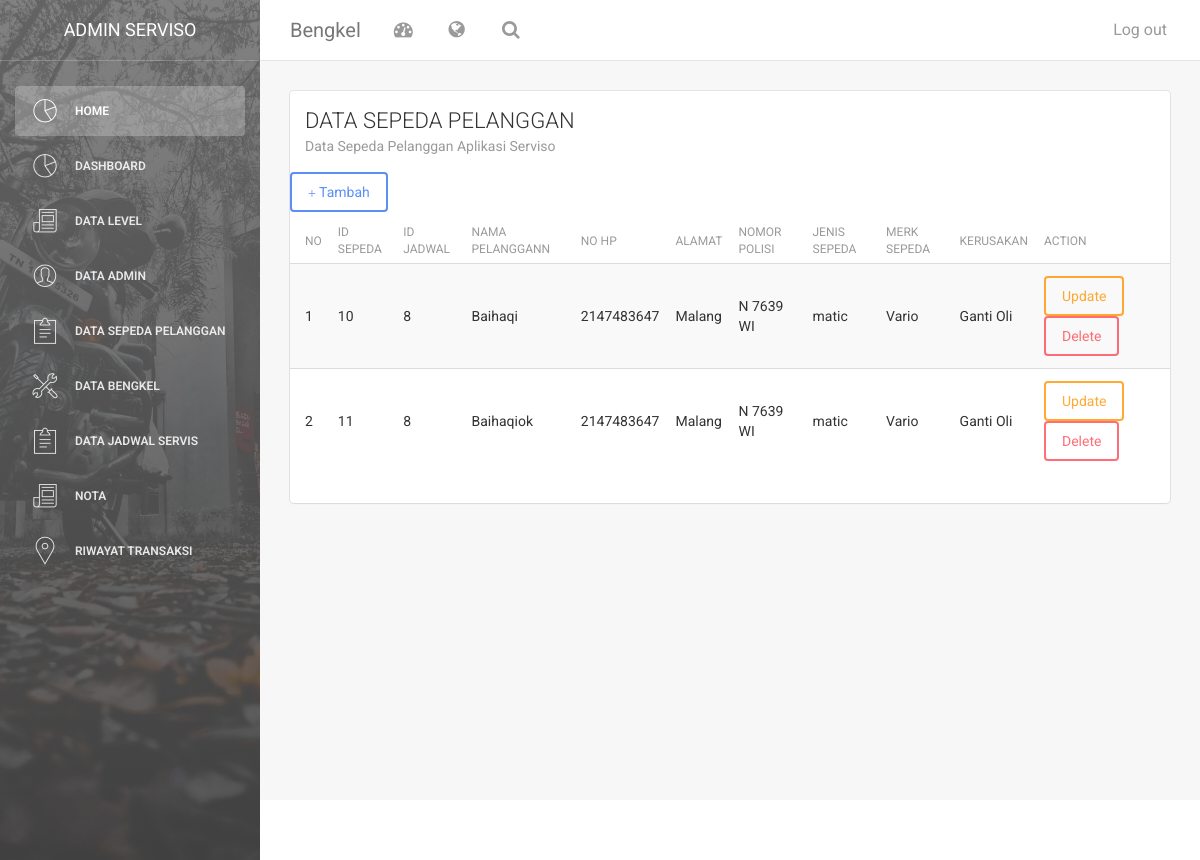
/index.php/sepeda, run on an earlier commit of the app's database.
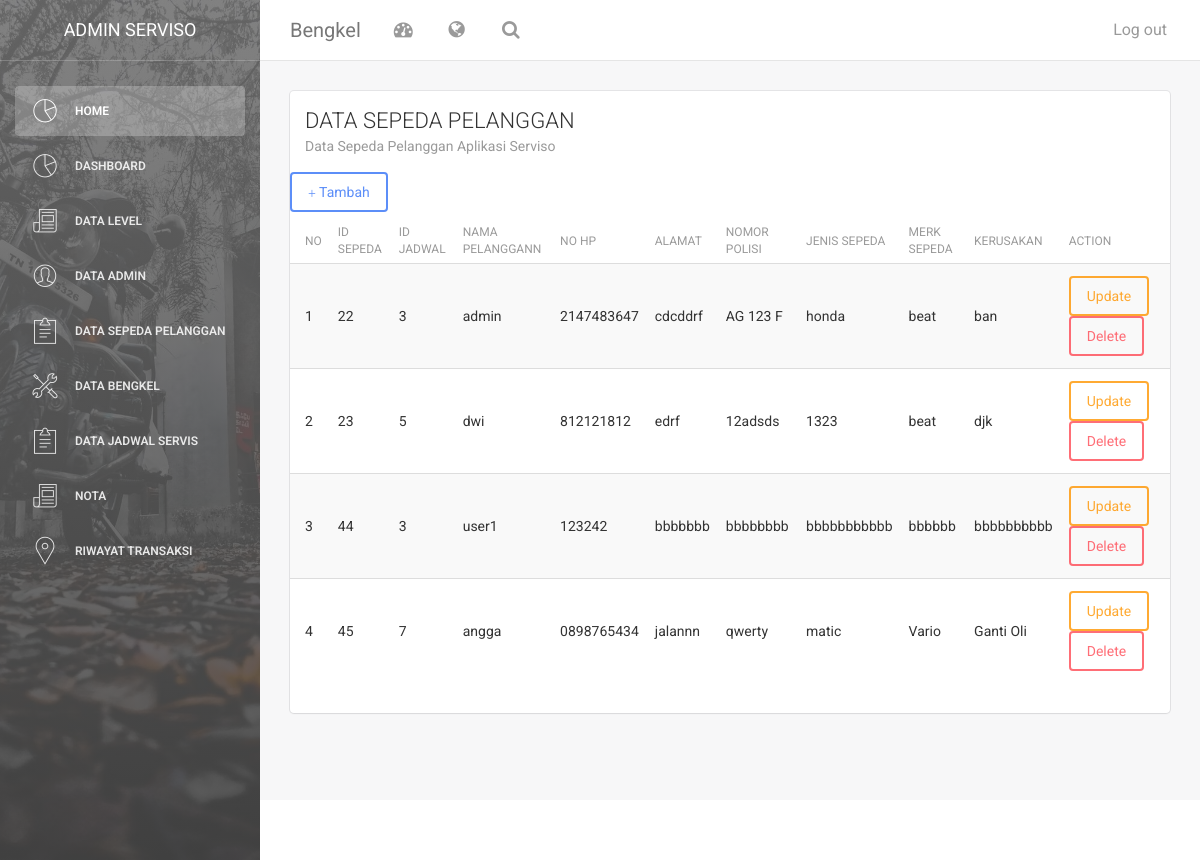
And on a later commit of the database.
### tables this page shows
CREATE TABLE `unit_sepeda` (
  `id_unit_sepeda` int(50) NOT NULL,
  `nama_pelanggan` varchar(100) NOT NULL,
  `no_polisi` varchar(225) NOT NULL,
  `jenis_sepeda` varchar(225) NOT NULL,
  `merk_sepeda` varchar(225) NOT NULL,
  `kerusakan` text NOT NULL,
  `no_hp` varchar(20) NOT NULL,
  `alamat` text NOT NULL,
  `id_jadwal` int(50) NOT NULL,
  `id_bengkel` int(50) NOT NULL
);

CREATE TABLE `jadwal` (
  `id_jadwal` int(50) NOT NULL,
  `jadwal_mulai` time NOT NULL,
  `jadwal_selesai` time NOT NULL,
  `id_bengkel` int(11) NOT NULL,
  `status` varchar(10) NOT NULL
);

### application/controllers/sepeda.php (called while the page is built, shortened)
<?php
class sepeda extends CI_Controller {
        public function __construct()
        {
          $this->load->model('sepeda_m');
          $this->load->library('form_validation');
      }
	public function index()
	{
        $data['konten']="sepeda_v";
        $this->load->model('jadwal_m', 'jadwal');
        $data['data_jadwal']=$this->jadwal->get_jadwal();
        $this->load->model('jadwal_m');
        $data['arr']=$this->sepeda_m->get_sepeda();
        $this->load->view('dashboard',$data, FALSE);
        }
    }

### index.php (called while the page is built, shortened)
<?php
require_once BASEPATH.'core/CodeIgniter.php';

### application/models/sepeda_m.php (called while the page is built, shortened)
<?php
class sepeda_m extends CI_Model {
	public function get_sepeda()
	{
     $arr= $this->db->join('jadwal','jadwal.id_jadwal=unit_sepeda.id_jadwal')
     ->get('unit_sepeda')->result();
	   return $arr;
    }
}

### application/views/sepeda_v.php (the view, shortened to what this page needs)
<div class="content">
            <div class="container-fluid">
                <div class="row">
                    <div class="col-md-12">
                        <div class="card">
                            <div class="header">
                            <h4 class="title">DATA SEPEDA PELANGGAN</h4>
                                <p class="category">Data Sepeda Pelanggan Aplikasi Serviso</p>
                            </div>
                            <div class="content table-responsive table-full-width">
                                <table class="table table-hover table-striped">
                                <a href="#tambah" class="btn btn-primary" data-toggle="modal"><span class="glyphicon glyphicon-plus"></span> Tambah</a>
                                    <thead>
                                        <th>NO</th>
                                        <th>ID SEPEDA</th>
                                        <th>ID JADWAL</th>
                                        <th>NAMA PELANGGANN</th>
                                        <th>NO HP</th>
                                        <th>ALAMAT</th>
                                        <th>NOMOR POLISI</th>
                                        <th>JENIS SEPEDA</th>
                                        <th>MERK SEPEDA</th>
                                        <th>KERUSAKAN</th>
                                        <th>ACTION</th>
                                    </thead>
                                    <?php
                                     $no=0;
                                 foreach ($arr as $dt_sepeda) {
                                    $no++;
                                        echo '<tr>
                                <td>'.$no.'</td>
                                <td>'.$dt_sepeda->id_unit_sepeda.'</td>
                                <td>'.$dt_sepeda->id_jadwal.'</td>
                                <td>'.$dt_sepeda->nama_pelanggan.'</td>
                                <td>'.$dt_sepeda->no_hp.'</td>
                                <td>'.$dt_sepeda->alamat.'</td>
                                <td>'.$dt_sepeda->no_polisi.'</td>
                                <td>'.$dt_sepeda->jenis_sepeda.'</td>
                                <td>'.$dt_sepeda->merk_sepeda.'</td>
                                <td>'.$dt_sepeda->kerusakan.'</td>
                                <td><a href="#update_sepeda" class="btn btn-warning" data-toggle="modal" onclick="tm_detail('.$dt_sepeda->id_unit_sepeda.')">Update</a>
                                <a href="'.base_url('index.php/sepeda/hapus_sepeda/'.$dt_sepeda->id_unit_sepeda).'" onclick="return confirm(\'anda yakin?\')" class="btn btn-danger">Delete</a></td>
                             </tr>';
                                }
                                ?>
                                </table>
    </div>
  </div>
</div>
                            </div>
                        </div>
                    </div>
                </div>
            </div>
        <footer class="footer">
            <div class="container-fluid">
                <nav class="pull-left">
                    <ul>
                        <li>
                            <a href="#">
                            </a>
                        </li>
                        <li>
                            <a href="#">
                            </a>
                        </li>
                        <li>
                            <a href="#">
                            </a>
                        </li>
                    </ul>
                </nav>
            </div>
        </footer>

What changed in the data, as far as the page shows it:
removed unit_sepeda: id_unit_sepeda "10", id_jadwal.id_jadwal "8", nama_pelanggan "Baihaqi", no_hp "2147483647", alamat "Malang", no_polisi "N 7639 WI", jenis_sepeda "matic", merk_sepeda "Vario", kerusakan "Ganti Oli"
removed unit_sepeda: id_unit_sepeda "11", id_jadwal.id_jadwal "8", nama_pelanggan "Baihaqiok", no_hp "2147483647", alamat "Malang", no_polisi "N 7639 WI", jenis_sepeda "matic", merk_sepeda "Vario", kerusakan "Ganti Oli"
added unit_sepeda: id_unit_sepeda "22", id_jadwal.id_jadwal "3", nama_pelanggan "admin", no_hp "2147483647", alamat "cdcddrf", no_polisi "AG 123 F", jenis_sepeda "honda", merk_sepeda "beat", kerusakan "ban"
added unit_sepeda: id_unit_sepeda "23", id_jadwal.id_jadwal "5", nama_pelanggan "dwi", no_hp "812121812", alamat "edrf", no_polisi "12adsds", jenis_sepeda "1323", merk_sepeda "beat", kerusakan "djk"
added unit_sepeda: id_unit_sepeda "44", id_jadwal.id_jadwal "3", nama_pelanggan "user1", no_hp "123242", alamat "bbbbbbb", no_polisi "bbbbbbbb", jenis_sepeda "bbbbbbbbbbb", merk_sepeda "bbbbbb", kerusakan "bbbbbbbbbb"
added unit_sepeda: id_unit_sepeda "45", id_jadwal.id_jadwal "7", nama_pelanggan "angga", no_hp "0898765434", alamat "jalannn", no_polisi "qwerty", jenis_sepeda "matic", merk_sepeda "Vario", kerusakan "Ganti Oli"
